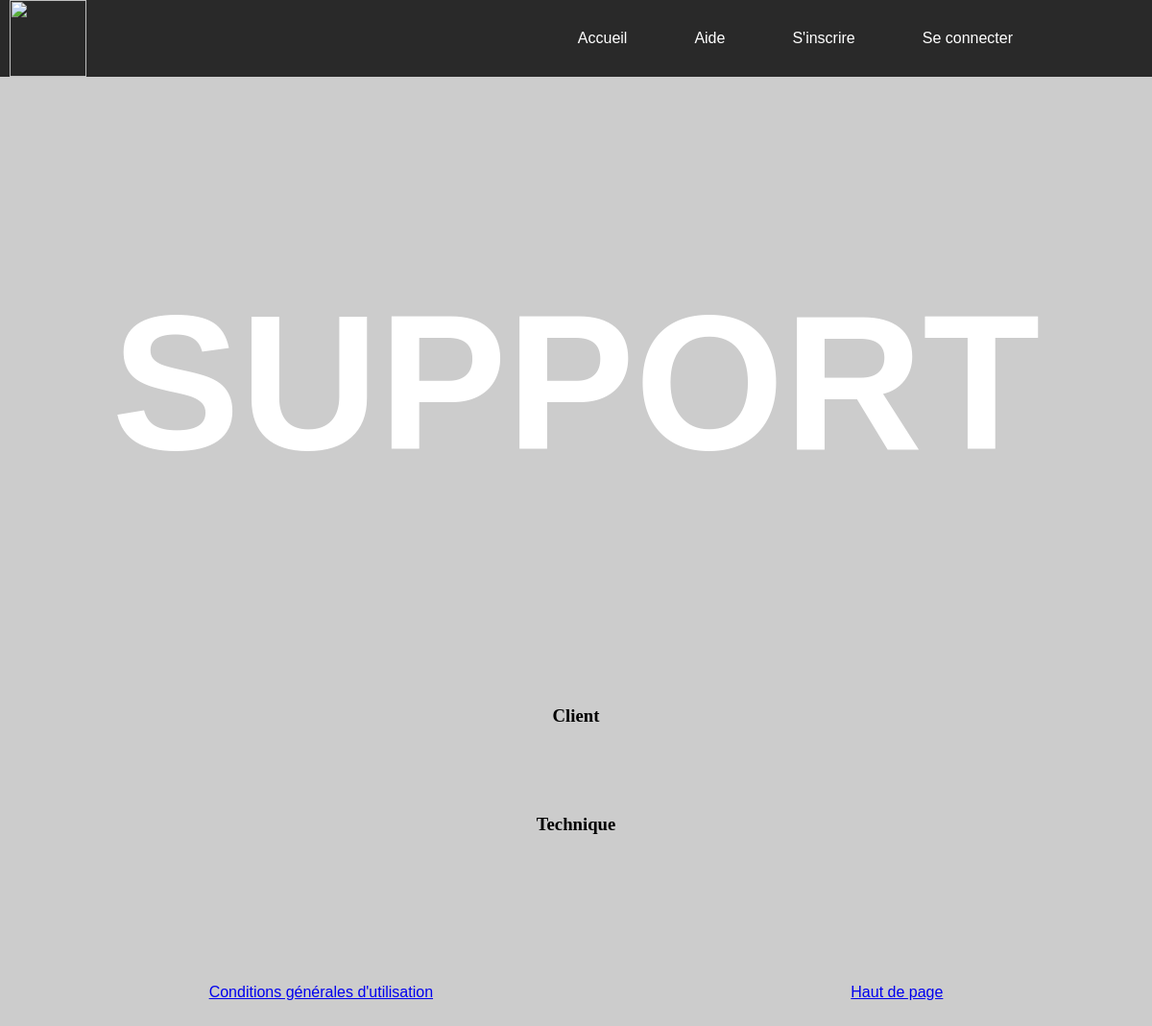
Page /?page=support on the earlier database version.
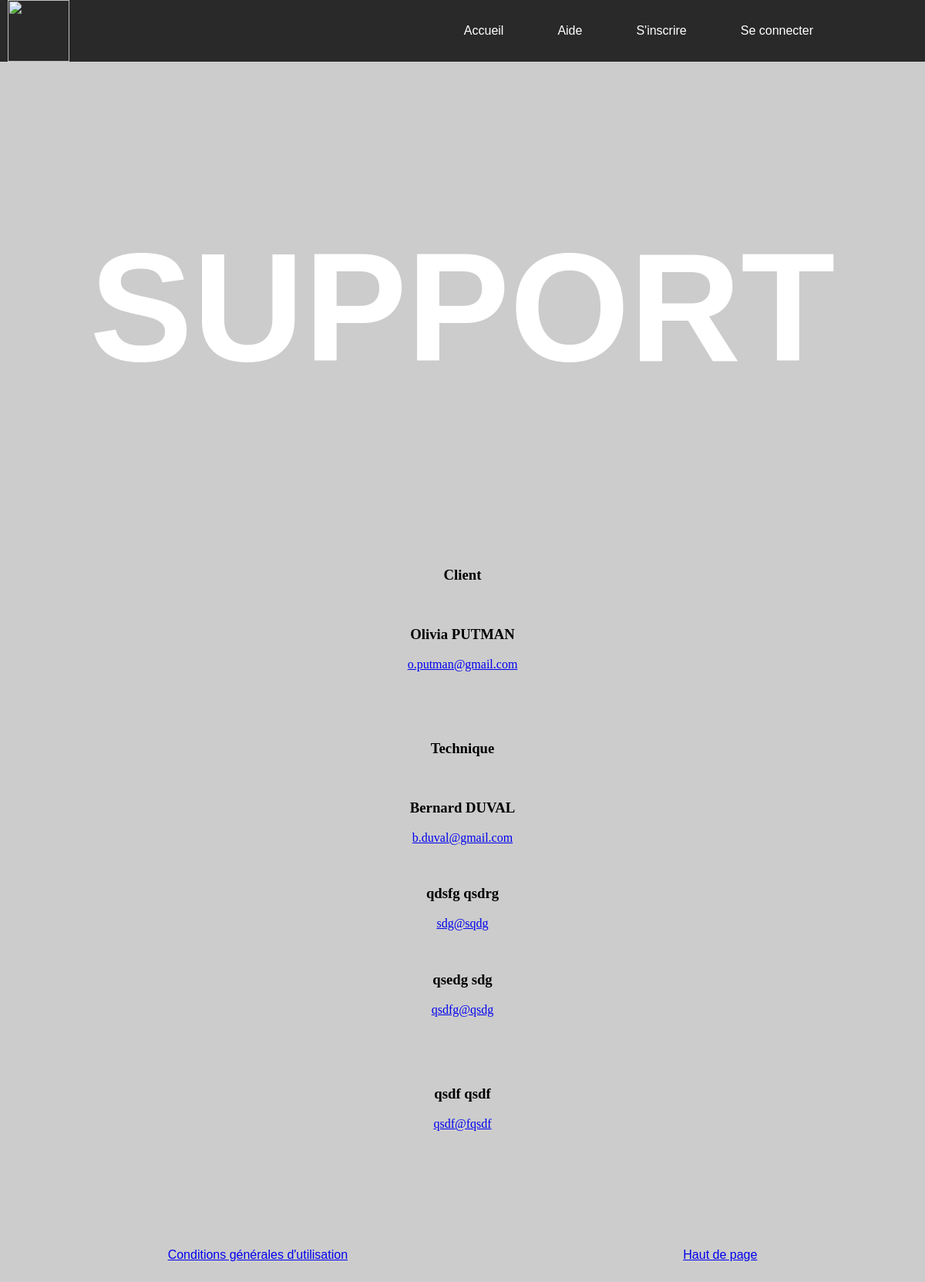
Same page on the later database version.
### tables this page shows
CREATE TABLE IF NOT EXISTS `client` (
  `nom` varchar(255) NOT NULL,
  `prenom` varchar(255) NOT NULL,
  `mail` varchar(255) NOT NULL
);

CREATE TABLE IF NOT EXISTS `technique` (
  `nom` varchar(255) NOT NULL,
  `prenom` varchar(255) NOT NULL,
  `mail` varchar(255) NOT NULL
);

### support.php (the view, shortened to what this page needs)
<html>
<br>
<center><h2 style="font-family:sans-serif; color: white; font-size: 200px;">SUPPORT</h2></center>
<div>
    <center>
    <br><br>
        <h3>Client</h3>
    </html>
<?php
$servername = "localhost";
$username = "root";
$password = "";
$dbname = "jabasof";
$conn = new mysqli($servername, $username, $password, $dbname);
$list = "SELECT * from client";
$result = mysqli_query($conn,$list);
while($row = mysqli_fetch_array($result))
{
    echo '
                <div>
                    <center><br>
                        <h3>'.$row['prenom']." ".$row['nom'].'</h3>
                            <a href="mailto:'.$row['mail'].'">
                                <p>'.$row['mail'].'</p>
                            </a>
                    </center>
                </div>
            '
    ;
}
?>
<html>
<br>
<div>
    <center>
        <br><br>
        <h3>Technique</h3>
</html>
<?php
$conn = new mysqli($servername, $username, $password, $dbname);
$list = "SELECT * from technique";
$result = mysqli_query($conn,$list);
while($row = mysqli_fetch_array($result))
{
    echo '
                <div>
                    <center><br>
                        <h3>'.$row['prenom']." ".$row['nom'].'</h3>
                            <a href="mailto:'.$row['mail'].'">
                                <p>'.$row['mail'].'</p>
                            </a>
                    </center>
                </div>
            '
    ;
}
?>

Differences in the rows shown:
added client: prenom "Olivia", nom "PUTMAN", mail "o.putman@gmail.com"
added technique: prenom "Bernard", nom "DUVAL", mail "b.duval@gmail.com"
added technique: prenom "qdsfg", nom "qsdrg", mail "sdg@sqdg"
added technique: prenom "qsedg", nom "sdg", mail "qsdfg@qsdg"
added technique: prenom "qsdf", nom "qsdf", mail "qsdf@fqsdf"
